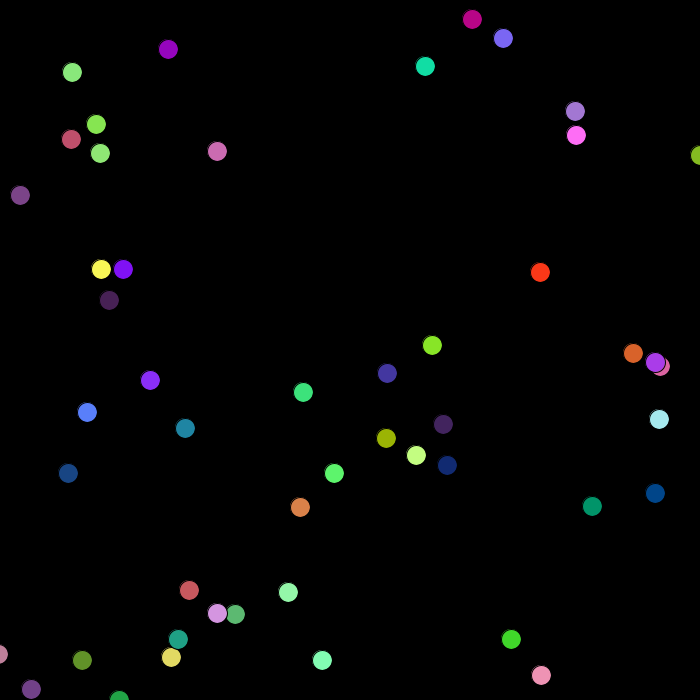
Frame 1 (no input)
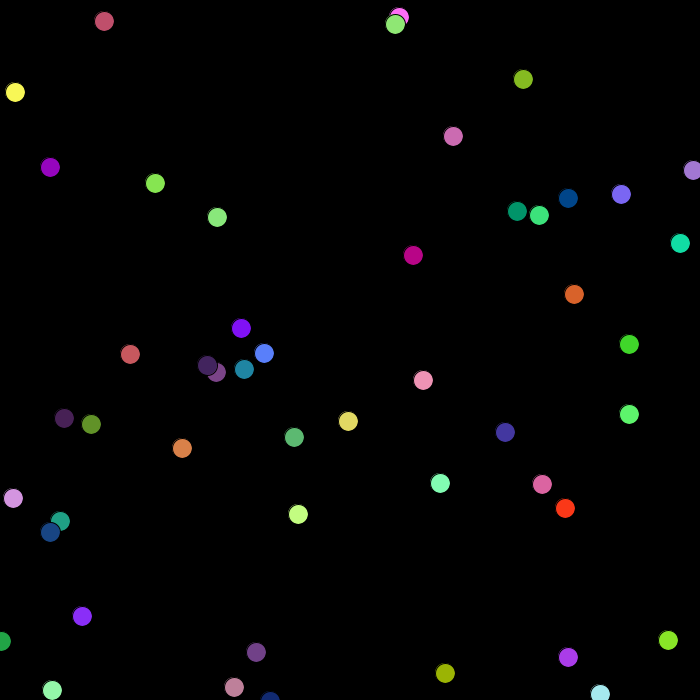
Frame 60 (the mouse pressed at the canvas centre just before this capture)
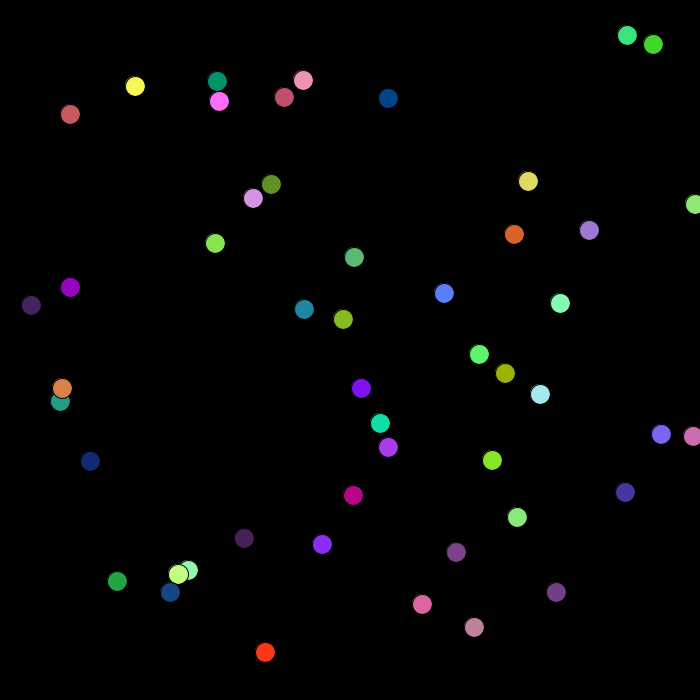
Frame 120 (the mouse held since frame 60 and released just before this capture)

The Processing sketch that drew these frames (run headless with seeded random() and noise(); from frame 60 on, the mouse is pressed at the canvas centre):

// Processing sketch: ChainReaction
// ── ChainReaction.pde
Ball[] balls;
int worldX = 700;
int worldY = 700;
boolean alreadyClicked; // can only click once

void setup(){
  size(700, 700);
  background(0); // black
  alreadyClicked = false;
  
  // generate ball objects
  balls = new Ball[50];
  for ( int i = 0; i < balls.length; i++ ) {
    balls[i] = new Ball( genXCoordinate(), genYCoordinate(),
                         genVelocity(), genVelocity(),
                         genColor() );
  }
  balls[0].setLife(true);
}


boolean collide(Ball b1, Ball b2) {
    double dist = Math.sqrt(Math.pow(b1.xcor - b2.xcor, 2) + Math.pow(b1.ycor - b2.ycor, 2));
    if (dist <= ((b1.diameter/2) + (b2.diameter/2)))
      return true;
    return false;
  }
  


void draw() {
  background(0); 
  for ( int i = 0; i < balls.length; i ++ ) {
        balls[i].draw(); 
  for (int j = i; j < balls.length; j ++) {
    if ((balls[i].GROW || balls[i].SHRINK) && !balls[j].GROW && !balls[j].SHRINK) {
      if (collide(balls[i], balls[j])) {
        balls[j].GROW = true;
      }
    }
  }

 }
}

void mouseClicked() {
  if ( ! alreadyClicked ) {
    balls[0].xcor = mouseX;
    balls[0].ycor = mouseY;
    balls[0].vx= 0;
    balls[0].vy= 0;
    balls[0].setLife(false);  
    balls[0].GROW = true;
    alreadyClicked = true;
  }
}

// generates a random X coordinate within the contraints of the world
public int genXCoordinate() {
  return (int) (Math.random() * worldX);
}
// generates a random Y coordinate within the constraints of the world
public int genYCoordinate() {
  return (int) (Math.random() * worldY);
}

// generates random velocity
public int genVelocity() {
  int vel = (int) (Math.random() * 5) + 1;
  if ( Math.random() < 0.5 ) // 1/2 chance to give negative velocity
    vel = vel * -1;
  return vel;
}
  
// generates a random color in RGB form, stored as an array
public int[] genColor() {
  int[] rgb = new int[3];
  for ( int i = 0; i < rgb.length; i++ ) {
    rgb[i] = (int) (Math.random() * 256 );
  }
  return rgb;
}
// ── Ball.pde
public class Ball {
  // world size specifications, used for wall detection
  int worldX = 700;
  int worldY = 700;
  
  // positioining instance vars
  int diameter;
  int xcor;
  int ycor;
  int vx; // x-component of velocity
  int vy;
  
  // status instance vars
  boolean DEAD;
  boolean GROW;
  boolean SHRINK;
  boolean BOUNCE;
  int maxDiameter;
  
  // misc. instance vars
  int[] rgbColor;
  
  // default constructor
  public Ball() {
    // set default instance vars
    diameter = 20;
    xcor = 0;
    ycor = 0;
    vx = 0;
    vy = 0;
    rgbColor = new int[] {0,0,0};
    
    DEAD = false;
    GROW = false;
    SHRINK = false;
    BOUNCE = true;
    maxDiameter = 135;
  }
  
  // overloaded constructor
  public Ball(int x, int y, int velX, int velY, int[] hue) {
    this(); // use some default vals
    xcor = x;
    ycor = y;
    vx = velX;
    vy = velY;
    rgbColor = hue;
  }
  
  void setLife(boolean b) {
    DEAD = b;
  }
  
  void draw() {
    if (!DEAD) {
    fill(rgbColor[0], rgbColor[1], rgbColor[2]); // set colors
    ellipse(xcor+vx, ycor+vy, diameter, diameter);
    bounceWall();
    xcor += vx; // next cycle, move in x direction
    ycor += vy; // next cycle, move in y direction
    
    if (GROW) {
      vx=0;
      vy = 0;
      diameter+=1;
      if (diameter >= maxDiameter) {
      SHRINK = true;
      GROW = false;
      DEAD = false;
      BOUNCE = false;
      }
    }
    
    if (SHRINK) {
      diameter -= 1;
      if (diameter <= 0) {
      DEAD = true;
      SHRINK = false;
      BOUNCE = false;
      GROW = false;
      xcor = 0;
      ycor = 0;
  }
    }
    }
  }
  
  // readjusts x and y velocity components if hits a wall
  // does nothing if ball does not hit wall
  private void bounceWall() {
    if ( xcor <= 0 || xcor >= worldX ) // hits vertical walls
      vx = vx * -1; // x component moves opposite direction
    
    if ( ycor <= 0 || ycor >= worldY ) // hits horizontal wall
      vy = vy * -1; // y component moves opposite direction
  }
      
}
